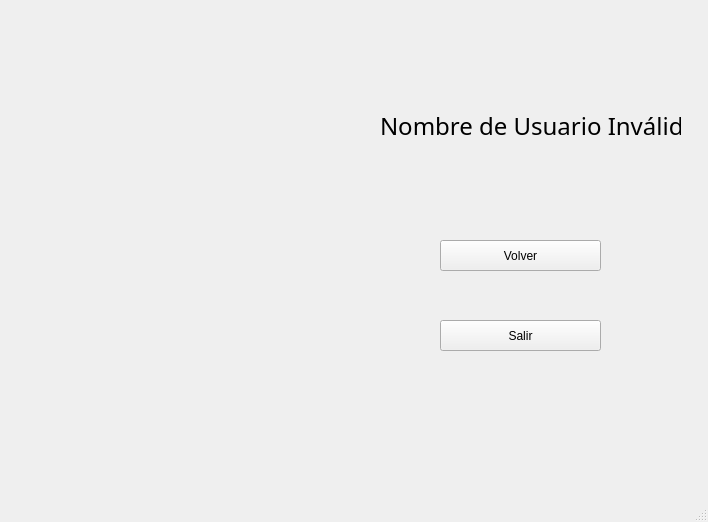
<?xml version="1.0" encoding="UTF-8"?>
<ui version="4.0">
 <class>MainWindow</class>
 <widget class="QMainWindow" name="MainWindow">
  <property name="geometry">
   <rect>
    <x>0</x>
    <y>0</y>
    <width>708</width>
    <height>522</height>
   </rect>
  </property>
  <property name="windowTitle">
   <string>Ventana Error</string>
  </property>
  <widget class="QWidget" name="centralwidget">
   <widget class="QLabel" name="logo_error">
    <property name="geometry">
     <rect>
      <x>30</x>
      <y>30</y>
      <width>331</width>
      <height>431</height>
     </rect>
    </property>
    <property name="text">
     <string/>
    </property>
   </widget>
   <widget class="QLabel" name="label_2">
    <property name="geometry">
     <rect>
      <x>380</x>
      <y>100</y>
      <width>301</width>
      <height>51</height>
     </rect>
    </property>
    <property name="font">
     <font>
      <family>Britannic Bold</family>
      <pointsize>18</pointsize>
     </font>
    </property>
    <property name="text">
     <string>Nombre de Usuario Inválido</string>
    </property>
   </widget>
   <widget class="QPushButton" name="boton_volver">
    <property name="geometry">
     <rect>
      <x>440</x>
      <y>240</y>
      <width>161</width>
      <height>31</height>
     </rect>
    </property>
    <property name="text">
     <string>Volver</string>
    </property>
   </widget>
   <widget class="QPushButton" name="boton_salir">
    <property name="geometry">
     <rect>
      <x>440</x>
      <y>320</y>
      <width>161</width>
      <height>31</height>
     </rect>
    </property>
    <property name="text">
     <string>Salir</string>
    </property>
   </widget>
  </widget>
  <widget class="QMenuBar" name="menubar">
   <property name="geometry">
    <rect>
     <x>0</x>
     <y>0</y>
     <width>708</width>
     <height>21</height>
    </rect>
   </property>
  </widget>
  <widget class="QStatusBar" name="statusbar"/>
 </widget>
 <resources/>
 <connections/>
</ui>
